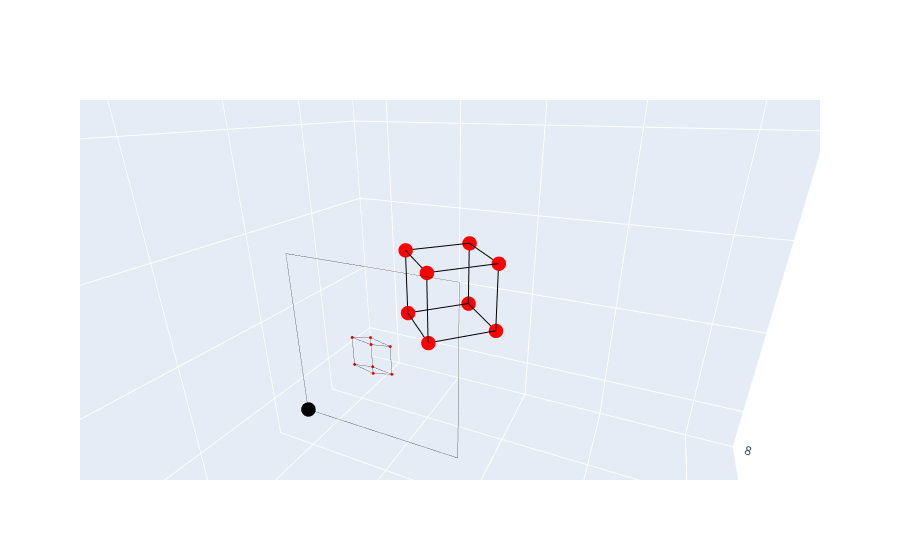

Write notebook code for a chart like this one.
### Code cell
fig = go.Figure()

# Plot the object points in 3D
plot_cube(vertices=vertices, edges=edges, fig=fig)

# Plot camera center
fig.add_trace(go.Scatter3d(x=[0], y=[0], z=[0], mode='markers', marker=dict(size=5, color='black'), showlegend=False))

# Draw the image plane
draw_image_plane(fig)

# Draw the projection in the image plane
fig.add_trace(go.Scatter3d(
    x=list(nimp[:,0]),
    y=list(nimp[:,1]),
    z=list(nimp[:,2]),
    mode='markers',
    marker=dict(color='red', size=1),
    showlegend=False,
))
for (v1_idx, v2_idx) in edges:
    v1, v2 = nimp[v1_idx, :], nimp[v2_idx, :]
    fig.add_trace(
        go.Scatter3d(
            x=[v1[0], v2[0]],
            y=[v1[1], v2[1]],
            z=[1, 1],
            mode='lines',
            line=dict(color='black', width=0.5),
            showlegend=False,
        )
    )

fig.update_layout(
    scene=dict(
        aspectmode='manual',
        aspectratio=dict(x=1, y=1, z=1), # equal scaling for all axes
        xaxis=dict(range=[-5,5]),
        yaxis=dict(range=[-5,5]),
        zaxis=dict(range=[-2,8]),
        camera=dict(
            eye=dict(x=0.25,y=-0.25,z=-0.55),
            center=dict(x=0,y=0,z=0),
            up=dict(x=0,y=-1,z=0)
        )
    )
)


fig.show()

### Figure 1 — Plotly figure (JSON) as saved in the notebook; plotly's stock layout.template omitted (floating-point values rounded to 4 significant figures)
{"data": [{"marker": {"color": "red", "size": 5}, "mode": "markers", "showlegend": false, "type": "scatter3d", "x": [-0.7071, 0, 0, -0.7071, 0, 0.7071, 0.7071, 0], "y": [-0.5, -0.5, 0.5, 0.5, -0.5, -0.5, 0.5, 0.5], "z": [3, 2.293, 2.293, 3, 3.707, 3, 3, 3.707]}, {"line": {"color": "black"}, "mode": "lines", "showlegend": false, "type": "scatter3d", "x": [-0.7071, 0], "y": [-0.5, -0.5], "z": [3, 2.293]}, {"line": {"color": "black"}, "mode": "lines", "showlegend": false, "type": "scatter3d", "x": [0, 0], "y": [-0.5, 0.5], "z": [2.293, 2.293]}, {"line": {"color": "black"}, "mode": "lines", "showlegend": false, "type": "scatter3d", "x": [0, -0.7071], "y": [0.5, 0.5], "z": [2.293, 3]}, {"line": {"color": "black"}, "mode": "lines", "showlegend": false, "type": "scatter3d", "x": [-0.7071, -0.7071], "y": [0.5, -0.5], "z": [3, 3]}, {"line": {"color": "black"}, "mode": "lines", "showlegend": false, "type": "scatter3d", "x": [0, 0.7071], "y": [-0.5, -0.5], "z": [3.707, 3]}, {"line": {"color": "black"}, "mode": "lines", "showlegend": false, "type": "scatter3d", "x": [0.7071, 0.7071], "y": [-0.5, 0.5], "z": [3, 3]}, {"line": {"color": "black"}, "mode": "lines", "showlegend": false, "type": "scatter3d", "x": [0.7071, 0], "y": [0.5, 0.5], "z": [3, 3.707]}, {"line": {"color": "black"}, "mode": "lines", "showlegend": false, "type": "scatter3d", "x": [0, 0], "y": [0.5, -0.5], "z": [3.707, 3.707]}, {"line": {"color": "black"}, "mode": "lines", "showlegend": false, "type": "scatter3d", "x": [-0.7071, 0], "y": [-0.5, -0.5], "z": [3, 3.707]}, {"line": {"color": "black"}, "mode": "lines", "showlegend": false, "type": "scatter3d", "x": [0, 0.7071], "y": [-0.5, -0.5], "z": [2.293, 3]}, {"line": {"color": "black"}, "mode": "lines", "showlegend": false, "type": "scatter3d", "x": [0, 0.7071], "y": [0.5, 0.5], "z": [2.293, 3]}, {"line": {"color": "black"}, "mode": "lines", "showlegend": false, "type": "scatter3d", "x": [-0.7071, 0], "y": [0.5, 0.5], "z": [3, 3.707]}, {"marker": {"color": "black", "size": 5}, "mode": "markers", "showlegend": false, "type": "scatter3d", "x": [0], "y": [0], "z": [0]}, {"line": {"color": "black", "width": 0.5}, "mode": "lines", "showlegend": false, "type": "scatter3d", "x": [-1, 1], "y": [-1, -1], "z": [1, 1]}, {"line": {"color": "black", "width": 0.5}, "mode": "lines", "showlegend": false, "type": "scatter3d", "x": [1, 1], "y": [-1, 1], "z": [1, 1]}, {"line": {"color": "black", "width": 0.5}, "mode": "lines", "showlegend": false, "type": "scatter3d", "x": [1, -1], "y": [1, 1], "z": [1, 1]}, {"line": {"color": "black", "width": 0.5}, "mode": "lines", "showlegend": false, "type": "scatter3d", "x": [-1, -1], "y": [1, -1], "z": [1, 1]}, {"marker": {"color": "red", "size": 1}, "mode": "markers", "showlegend": false, "type": "scatter3d", "x": [-0.2357, 0, 0, -0.2357, 0, 0.2357, 0.2357, 0], "y": [-0.1667, -0.2181, 0.2181, 0.1667, -0.1349, -0.1667, 0.1667, 0.1349], "z": [1, 1, 1, 1, 1, 1, 1, 1]}, {"line": {"color": "black", "width": 0.5}, "mode": "lines", "showlegend": false, "type": "scatter3d", "x": [-0.2357, 0], "y": [-0.1667, -0.2181], "z": [1, 1]}, {"line": {"color": "black", "width": 0.5}, "mode": "lines", "showlegend": false, "type": "scatter3d", "x": [0, 0], "y": [-0.2181, 0.2181], "z": [1, 1]}, {"line": {"color": "black", "width": 0.5}, "mode": "lines", "showlegend": false, "type": "scatter3d", "x": [0, -0.2357], "y": [0.2181, 0.1667], "z": [1, 1]}, {"line": {"color": "black", "width": 0.5}, "mode": "lines", "showlegend": false, "type": "scatter3d", "x": [-0.2357, -0.2357], "y": [0.1667, -0.1667], "z": [1, 1]}, {"line": {"color": "black", "width": 0.5}, "mode": "lines", "showlegend": false, "type": "scatter3d", "x": [0, 0.2357], "y": [-0.1349, -0.1667], "z": [1, 1]}, {"line": {"color": "black", "width": 0.5}, "mode": "lines", "showlegend": false, "type": "scatter3d", "x": [0.2357, 0.2357], "y": [-0.1667, 0.1667], "z": [1, 1]}, {"line": {"color": "black", "width": 0.5}, "mode": "lines", "showlegend": false, "type": "scatter3d", "x": [0.2357, 0], "y": [0.1667, 0.1349], "z": [1, 1]}, {"line": {"color": "black", "width": 0.5}, "mode": "lines", "showlegend": false, "type": "scatter3d", "x": [0, 0], "y": [0.1349, -0.1349], "z": [1, 1]}, {"line": {"color": "black", "width": 0.5}, "mode": "lines", "showlegend": false, "type": "scatter3d", "x": [-0.2357, 0], "y": [-0.1667, -0.1349], "z": [1, 1]}, {"line": {"color": "black", "width": 0.5}, "mode": "lines", "showlegend": false, "type": "scatter3d", "x": [0, 0.2357], "y": [-0.2181, -0.1667], "z": [1, 1]}, {"line": {"color": "black", "width": 0.5}, "mode": "lines", "showlegend": false, "type": "scatter3d", "x": [0, 0.2357], "y": [0.2181, 0.1667], "z": [1, 1]}, {"line": {"color": "black", "width": 0.5}, "mode": "lines", "showlegend": false, "type": "scatter3d", "x": [-0.2357, 0], "y": [0.1667, 0.1349], "z": [1, 1]}], "layout": {"scene": {"aspectmode": "manual", "aspectratio": {"x": 1, "y": 1, "z": 1}, "camera": {"center": {"x": 0, "y": 0, "z": 0}, "eye": {"x": 0.25, "y": -0.25, "z": -0.55}, "up": {"x": 0, "y": -1, "z": 0}}, "xaxis": {"range": [-5, 5]}, "yaxis": {"range": [-5, 5]}, "zaxis": {"range": [-2, 8]}}}}
